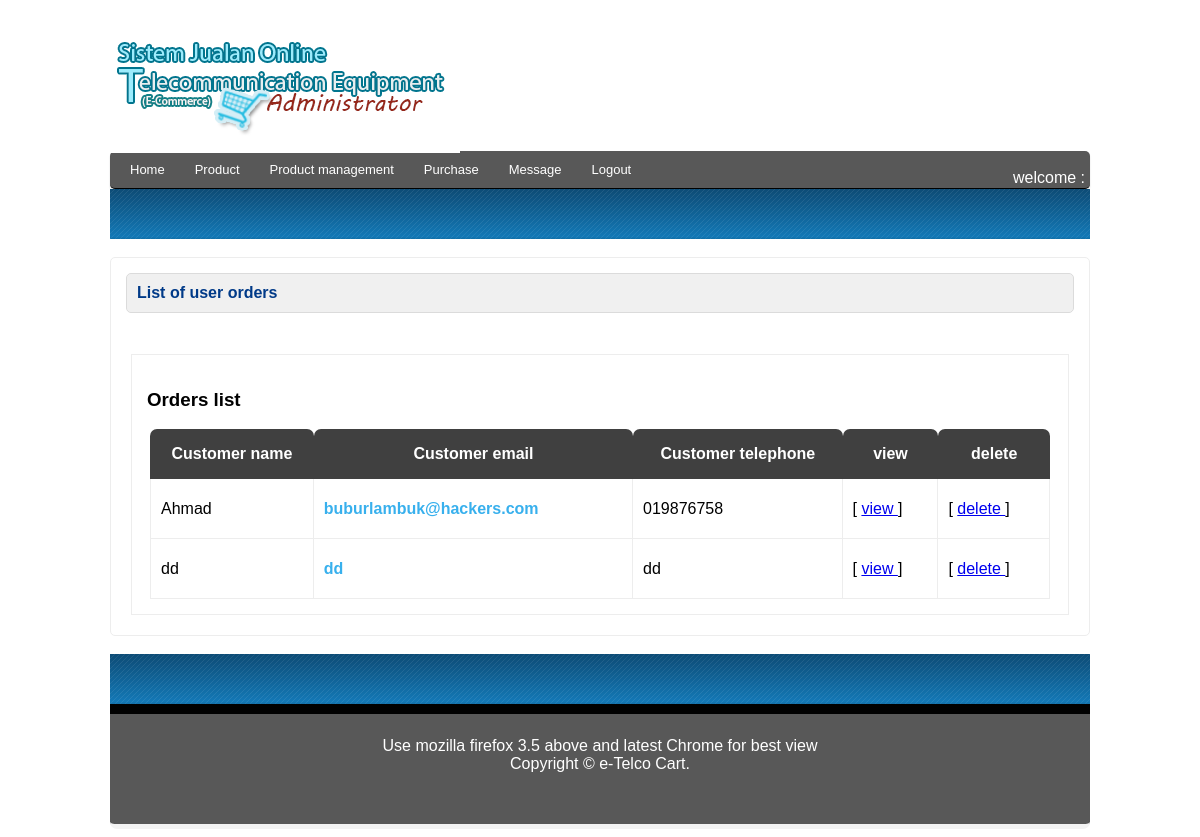
The app's page /admin_view_purchase.php with its own data.
### tables this page shows
CREATE TABLE IF NOT EXISTS `customer` (
  `customer_id` int(5) NOT NULL AUTO_INCREMENT,
  `name` varchar(50) NOT NULL,
  `email` varchar(30) NOT NULL,
  `telephone` varchar(20) NOT NULL,
  `address` varchar(50) NOT NULL,
  `address2` varchar(50) NOT NULL,
  `city` varchar(30) NOT NULL,
  `pos_code` varchar(20) NOT NULL,
  `country` varchar(20) NOT NULL,
  `region_state` varchar(20) NOT NULL,
  `customer_password` varchar(30) NOT NULL,
  PRIMARY KEY (`customer_id`)
);

### admin_view_purchase.php (the view, shortened to what this page needs)
<!DOCTYPE html PUBLIC "-//W3C//DTD XHTML 1.0 Transitional//EN" "http://www.w3.org/TR/xhtml1/DTD/xhtml1-transitional.dtd">
<html xmlns="http://www.w3.org/1999/xhtml">
<head>
<link href="styles.css" type="text/css" rel="stylesheet" />
</head>
<body>
<center>
<div id="kandungan_besar">
            <div id="banner">
                <?php include("banner_admin.php");?>
            </div>
            <div id="menu">
              <?php include("menu_admin.php");?>
            </div>
             <div style="background:url(images/header_admin.png) repeat-x;height:50px;margin-top:-15px">
             </div>
    <br />
    <div class="content" style="min-height: 150px; overflow: hidden;-moz-border-radius:5px;-webkit-border-radius:5px">
    			<div class="dalam_content clearfix"> List of user orders</div>
    <br />
   		<div class="kandungan">
        <br />
        		<div class="content">
                <h3>Orders list <?php if((@$product_name)&&(@$product_category)){echo "with keyword <em><font color='red'>$product_name</font></em> and <em><font color='red'>$product_category</font></em> ";}?></h3>
                <table width="900" cellpadding="0" cellspacing="0" style="" class="table_ad" align="center">
  <tr>
    <th>Customer name</th>
    <th>Customer email</th>
    <th>Customer telephone</th>
    <th>view</th>
    <th>delete</th>
  </tr>
  <?php
  $cari = mysql_query("select distinct(customer_id) from product_buy order by product_buy_id desc");
  while($get_cari = mysql_fetch_array($cari))
  {
	  $cus_id = $get_cari['customer_id'];
	   $cari1 = mysql_query("select * from customer where customer_id = '$cus_id'")or die(mysql_error());
	   while($get_cari1 = mysql_fetch_array($cari1))
 		 {
  ?>
   <tr height="60" >
    <td style="border-left:1px solid #EDEDED;border-right:1px solid #EDEDED;border-bottom:1px solid #EDEDED;"><?php echo $get_cari1['name'];?></td>
    <td style="border-right:1px solid #EDEDED;border-bottom:1px solid #EDEDED;"><font color="#38B0ED"><b><?php echo $get_cari1['email'];?></b></font></td>
    <td style="border-right:1px solid #EDEDED;border-bottom:1px solid #EDEDED;"><?php echo $get_cari1['telephone'];?></td>
    <td style="border-right:1px solid #EDEDED;border-bottom:1px solid #EDEDED;">[ <a href="admin_view_purchase_view.php?customer_id=<?php echo $get_cari1['customer_id'];?>">view </a> ] </td>
    <td style="border-right:1px solid #EDEDED;border-bottom:1px solid #EDEDED;">[ <a href="admin_view_purchase_delete.php?customer_id=<?php echo $get_cari1['customer_id'];?>" onclick="return confirm('Are you sure to delete this file??')">delete </a> ] </td>
  </tr>
  <?php
  		}
  }
  ?>
</table>
                </div>
        </div>
    </div>
     <br />
    <center>
     <div style="background:url(images/header_admin.png) repeat-x;height:50px">
   </div>
    <div id="footer">
    <?php include("footer.php");?>
    </div>
</center>
</div>
</center>
</body>
</html>

### styles.css (style rules this page uses)
body { background:#fff; font-family:Candara, Geneva, sans-serif }
#kandungan_besar { width:980px; height:auto; background:#fff; border:0px solid #CCC; -moz-border-radius:7px; -webkit-border-radius:7px; }
#banner { -moz-border-radius-topleft:7px; -moz-border-radius-topright:7px; -webkit-border-top-right-radius: 7px; -webkit-border-top-left-radius: 7px; color:#FFF; font-size:24px; padding-top:5px; }
.clearfix:after { content: "."; display: block; height: 0; clear: both; visibility: hidden; }
#footer { clear:both; background:#585858; height:100px; -moz-border-radius-bottomleft:7px; -moz-border-radius-bottomright:7px; -webkit-border-bottom-right-radius: 7px; -webkit-border-bottom-left-radius: 7px; border-top:10px solid #000; border-bottom:5px solid #F3F3F3; color:#fff; width:auto; padding:5px; }
#menu { background: #585858; border-bottom: 1px solid #000000; height: 37px; margin-bottom: 15px; -webkit-border-radius: 5px 5px 5px 5px; -moz-border-radius: 5px 5px 5px 5px; -khtml-border-radius: 5px 5px 5px 5px; border-radius: 5px 5px 5px 5px; -webkit-box-shadow: 0px 2px 2px #DDDDDD; -moz-box-shadow: 0px 2px 2px #DDDDDD; box-shadow: 0px 2px 2px #DDDDDD; padding: 0px 5px; }
.content { border:1px solid #EDEDED; padding:15px 15px 15px 15px; }
.dalam_content { background:#F0F0F0; border:1px solid #DBDBDB; padding:10px; text-align:left; -moz-border-radius:5px; -webkit-border-radius:5px; -khtml-border-radius:5px; color:#003A88; font-weight:bold; }
.kandungan { text-align:left; padding:5px; }
.content .table_ad th { -moz-border-radius-topleft:7px; -moz-border-radius-topright:7px; -webkit-border-top-right-radius: 7px; -webkit-border-top-left-radius: 7px; color:#FFF; height:50px; text-align:center; border:0px solid #EDEDED; background:url(images/menu.png) repeat; }
.content .table_ad td { padding:10px; }

### records on screen
customer: name "Ahmad", email "buburlambuk@hackers.com", telephone "019876758"
customer: name "dd", email "dd", telephone "dd"
